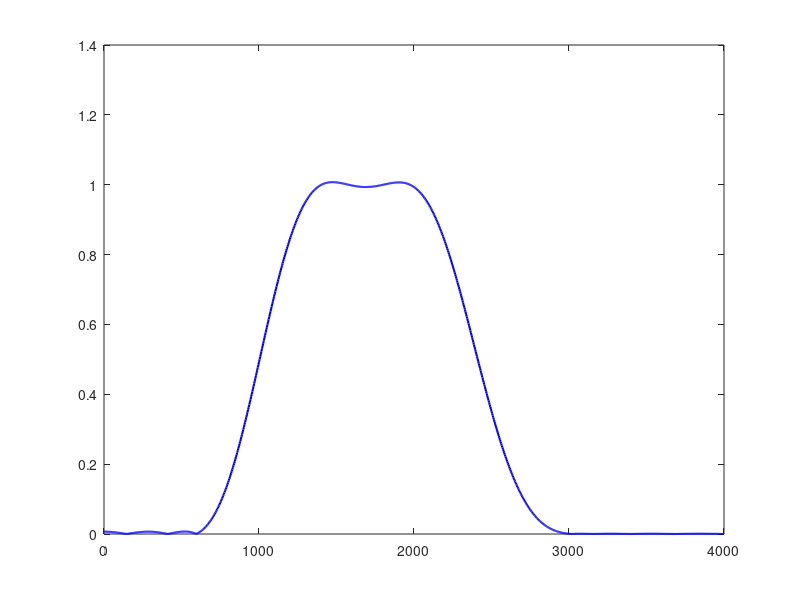

Write MATLAB code to recreate this figure. (Note: this script raises an error after producing the figure.)
% Define frequency band edges (normalized to Nyquist frequency)
freq_edges = [500, 1500, 2000, 3000];
% Desired amplitude for each band (0: stopband, 1: passband)
desired_response = [0 1 0];
% Maximum allowable ripple in each band
ripple_tolerance = [0.01 0.01 0.001];
% Sampling frequency (Hz)
sampling_rate = 8000;

% Normalize frequencies to Nyquist (fs/2)
normalized_freq = freq_edges / (sampling_rate / 2);

% Estimate the required filter order and other parameters
[filter_order, band_edges, amplitude, weights] = firpmord(normalized_freq, desired_response, ripple_tolerance);

% Design the FIR filter using Parks-McClellan algorithm
filter_coefficients = firpm(filter_order, band_edges, amplitude, weights);

% Frequency response of the designed filter
[h, f] = freqz(filter_coefficients, 1, 1024, sampling_rate);

% Plot the magnitude response
figure;
plot(f, abs(h), 'b', 'LineWidth', 1.5); % Plot magnitude response
hold on;

% Add stopband ripple and passband ripple lines
yline(1 + ripple_tolerance(2), 'g--', 'Passband Ripple', 'LineWidth', 1.2);
yline(1 - ripple_tolerance(2), 'g--', 'LineWidth', 1.2);
yline(ripple_tolerance(1), 'r--', 'Stopband Ripple', 'LineWidth', 1.2);

% Customize the graph
xlabel('Frequency (Hz)');
ylabel('Magnitude');
title('Magnitude Response with Specifications');
legend('Magnitude Response', 'Stopband Ripple', 'Passband Ripple');
grid on;

% Display filter specifications
disp('Filter Specifications:');
disp(['Filter Coefficients: ', mat2str(filter_coefficients, 5)])
disp(['Order: ', num2str(filter_order)]);
disp(['Band Edges: ', mat2str(band_edges)]);
disp(['Amplitude: ', mat2str(amplitude)]);
disp(['Weights: ', mat2str(weights)]);
